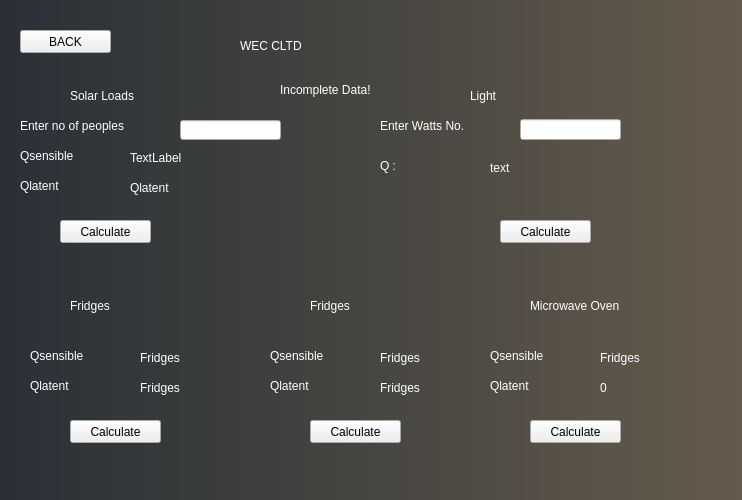
<?xml version="1.0" encoding="UTF-8"?>
<ui version="4.0">
 <class>app</class>
 <widget class="QMainWindow" name="app">
  <property name="geometry">
   <rect>
    <x>0</x>
    <y>0</y>
    <width>742</width>
    <height>500</height>
   </rect>
  </property>
  <property name="minimumSize">
   <size>
    <width>742</width>
    <height>500</height>
   </size>
  </property>
  <property name="maximumSize">
   <size>
    <width>742</width>
    <height>500</height>
   </size>
  </property>
  <property name="windowTitle">
   <string>MainWindow</string>
  </property>
  <property name="styleSheet">
   <string notr="true">background-color:qlineargradient(spread:pad, x1:0, y1:0, x2:1, y2:0, stop:0 rgba(41, 48, 54, 255), stop:1 rgba(101, 91, 76, 255));</string>
  </property>
  <widget class="QWidget" name="centralwidget">
   <widget class="QPushButton" name="cal_1">
    <property name="geometry">
     <rect>
      <x>60</x>
      <y>220</y>
      <width>91</width>
      <height>23</height>
     </rect>
    </property>
    <property name="styleSheet">
     <string notr="true">background:none;
font:  &quot;Tahoma&quot;;
color:black;</string>
    </property>
    <property name="text">
     <string>Calculate</string>
    </property>
   </widget>
   <widget class="QLabel" name="doortypetext">
    <property name="geometry">
     <rect>
      <x>70</x>
      <y>80</y>
      <width>131</width>
      <height>31</height>
     </rect>
    </property>
    <property name="styleSheet">
     <string notr="true">background:none;
font: 10pt &quot;Tahoma&quot;;
color:white;</string>
    </property>
    <property name="text">
     <string>Solar Loads</string>
    </property>
   </widget>
   <widget class="QLabel" name="title">
    <property name="geometry">
     <rect>
      <x>240</x>
      <y>10</y>
      <width>241</width>
      <height>71</height>
     </rect>
    </property>
    <property name="styleSheet">
     <string notr="true">font: 28pt &quot;Helvetica&quot;;
background:none;
color:white;</string>
    </property>
    <property name="text">
     <string>WEC CLTD</string>
    </property>
   </widget>
   <widget class="QPushButton" name="backbutton">
    <property name="geometry">
     <rect>
      <x>20</x>
      <y>30</y>
      <width>91</width>
      <height>23</height>
     </rect>
    </property>
    <property name="styleSheet">
     <string notr="true">background:none;
font:  &quot;Tahoma&quot;;
color:black;</string>
    </property>
    <property name="text">
     <string>BACK</string>
    </property>
   </widget>
   <widget class="QLineEdit" name="people">
    <property name="geometry">
     <rect>
      <x>180</x>
      <y>120</y>
      <width>101</width>
      <height>20</height>
     </rect>
    </property>
    <property name="styleSheet">
     <string notr="true">background:none;
font:  &quot;Tahoma&quot;;
color:black;</string>
    </property>
   </widget>
   <widget class="QLabel" name="rl">
    <property name="geometry">
     <rect>
      <x>130</x>
      <y>150</y>
      <width>55</width>
      <height>16</height>
     </rect>
    </property>
    <property name="styleSheet">
     <string notr="true">background:none;
font: 8pt &quot;Tahoma&quot;;
color:white;</string>
    </property>
    <property name="text">
     <string>TextLabel</string>
    </property>
   </widget>
   <widget class="QLineEdit" name="watt">
    <property name="geometry">
     <rect>
      <x>520</x>
      <y>119</y>
      <width>101</width>
      <height>21</height>
     </rect>
    </property>
    <property name="styleSheet">
     <string notr="true">background:none;
font:  &quot;Tahoma&quot;;
color:black;</string>
    </property>
   </widget>
   <widget class="QLabel" name="doortypetext_2">
    <property name="geometry">
     <rect>
      <x>20</x>
      <y>110</y>
      <width>151</width>
      <height>31</height>
     </rect>
    </property>
    <property name="styleSheet">
     <string notr="true">background:none;
font: 10pt &quot;Tahoma&quot;;
color:white;</string>
    </property>
    <property name="text">
     <string>Enter no of peoples</string>
    </property>
   </widget>
   <widget class="QLabel" name="doortypetext_3">
    <property name="geometry">
     <rect>
      <x>380</x>
      <y>110</y>
      <width>151</width>
      <height>31</height>
     </rect>
    </property>
    <property name="styleSheet">
     <string notr="true">background:none;
font: 10pt &quot;Tahoma&quot;;
color:white;</string>
    </property>
    <property name="text">
     <string>Enter Watts No.</string>
    </property>
   </widget>
   <widget class="QLabel" name="doortypetext_4">
    <property name="geometry">
     <rect>
      <x>20</x>
      <y>140</y>
      <width>131</width>
      <height>31</height>
     </rect>
    </property>
    <property name="styleSheet">
     <string notr="true">background:none;
font: 10pt &quot;Tahoma&quot;;
color:white;</string>
    </property>
    <property name="text">
     <string>Qsensible</string>
    </property>
   </widget>
   <widget class="QLabel" name="rl_2">
    <property name="geometry">
     <rect>
      <x>130</x>
      <y>180</y>
      <width>55</width>
      <height>16</height>
     </rect>
    </property>
    <property name="styleSheet">
     <string notr="true">background:none;
font: 8pt &quot;Tahoma&quot;;
color:white;</string>
    </property>
    <property name="text">
     <string>Qlatent</string>
    </property>
   </widget>
   <widget class="QLabel" name="doortypetext_5">
    <property name="geometry">
     <rect>
      <x>20</x>
      <y>170</y>
      <width>131</width>
      <height>31</height>
     </rect>
    </property>
    <property name="styleSheet">
     <string notr="true">background:none;
font: 10pt &quot;Tahoma&quot;;
color:white;</string>
    </property>
    <property name="text">
     <string>Qlatent</string>
    </property>
   </widget>
   <widget class="QLabel" name="doortypetext_6">
    <property name="geometry">
     <rect>
      <x>380</x>
      <y>150</y>
      <width>131</width>
      <height>31</height>
     </rect>
    </property>
    <property name="styleSheet">
     <string notr="true">background:none;
font: 10pt &quot;Tahoma&quot;;
color:white;</string>
    </property>
    <property name="text">
     <string>Q :</string>
    </property>
   </widget>
   <widget class="QLabel" name="rl_3">
    <property name="geometry">
     <rect>
      <x>490</x>
      <y>160</y>
      <width>55</width>
      <height>16</height>
     </rect>
    </property>
    <property name="styleSheet">
     <string notr="true">background:none;
font: 8pt &quot;Tahoma&quot;;
color:white;</string>
    </property>
    <property name="text">
     <string>text</string>
    </property>
   </widget>
   <widget class="QPushButton" name="cal_2">
    <property name="geometry">
     <rect>
      <x>500</x>
      <y>220</y>
      <width>91</width>
      <height>23</height>
     </rect>
    </property>
    <property name="styleSheet">
     <string notr="true">background:none;
font:  &quot;Tahoma&quot;;
color:black;</string>
    </property>
    <property name="text">
     <string>Calculate</string>
    </property>
   </widget>
   <widget class="QPushButton" name="cal_3">
    <property name="geometry">
     <rect>
      <x>70</x>
      <y>420</y>
      <width>91</width>
      <height>23</height>
     </rect>
    </property>
    <property name="styleSheet">
     <string notr="true">background:none;
font:  &quot;Tahoma&quot;;
color:black;</string>
    </property>
    <property name="text">
     <string>Calculate</string>
    </property>
   </widget>
   <widget class="QLabel" name="doortypetext_7">
    <property name="geometry">
     <rect>
      <x>30</x>
      <y>370</y>
      <width>131</width>
      <height>31</height>
     </rect>
    </property>
    <property name="styleSheet">
     <string notr="true">background:none;
font: 10pt &quot;Tahoma&quot;;
color:white;</string>
    </property>
    <property name="text">
     <string>Qlatent</string>
    </property>
   </widget>
   <widget class="QLabel" name="doortypetext_8">
    <property name="geometry">
     <rect>
      <x>70</x>
      <y>290</y>
      <width>131</width>
      <height>31</height>
     </rect>
    </property>
    <property name="styleSheet">
     <string notr="true">background:none;
font: 10pt &quot;Tahoma&quot;;
color:white;</string>
    </property>
    <property name="text">
     <string>Fridges</string>
    </property>
   </widget>
   <widget class="QLabel" name="rl_4">
    <property name="geometry">
     <rect>
      <x>140</x>
      <y>380</y>
      <width>55</width>
      <height>16</height>
     </rect>
    </property>
    <property name="styleSheet">
     <string notr="true">background:none;
font: 8pt &quot;Tahoma&quot;;
color:white;</string>
    </property>
    <property name="text">
     <string>Fridges</string>
    </property>
   </widget>
   <widget class="QLabel" name="rl_5">
    <property name="geometry">
     <rect>
      <x>140</x>
      <y>350</y>
      <width>55</width>
      <height>16</height>
     </rect>
    </property>
    <property name="styleSheet">
     <string notr="true">background:none;
font: 8pt &quot;Tahoma&quot;;
color:white;</string>
    </property>
    <property name="text">
     <string>Fridges</string>
    </property>
   </widget>
   <widget class="QLabel" name="doortypetext_9">
    <property name="geometry">
     <rect>
      <x>30</x>
      <y>340</y>
      <width>131</width>
      <height>31</height>
     </rect>
    </property>
    <property name="styleSheet">
     <string notr="true">background:none;
font: 10pt &quot;Tahoma&quot;;
color:white;</string>
    </property>
    <property name="text">
     <string>Qsensible</string>
    </property>
   </widget>
   <widget class="QLabel" name="rl_6">
    <property name="geometry">
     <rect>
      <x>380</x>
      <y>380</y>
      <width>55</width>
      <height>16</height>
     </rect>
    </property>
    <property name="styleSheet">
     <string notr="true">background:none;
font: 8pt &quot;Tahoma&quot;;
color:white;</string>
    </property>
    <property name="text">
     <string>Fridges</string>
    </property>
   </widget>
   <widget class="QLabel" name="rl_7">
    <property name="geometry">
     <rect>
      <x>380</x>
      <y>350</y>
      <width>55</width>
      <height>16</height>
     </rect>
    </property>
    <property name="styleSheet">
     <string notr="true">background:none;
font: 8pt &quot;Tahoma&quot;;
color:white;</string>
    </property>
    <property name="text">
     <string>Fridges</string>
    </property>
   </widget>
   <widget class="QLabel" name="doortypetext_10">
    <property name="geometry">
     <rect>
      <x>310</x>
      <y>290</y>
      <width>131</width>
      <height>31</height>
     </rect>
    </property>
    <property name="styleSheet">
     <string notr="true">background:none;
font: 10pt &quot;Tahoma&quot;;
color:white;</string>
    </property>
    <property name="text">
     <string>Fridges</string>
    </property>
   </widget>
   <widget class="QPushButton" name="cal_4">
    <property name="geometry">
     <rect>
      <x>310</x>
      <y>420</y>
      <width>91</width>
      <height>23</height>
     </rect>
    </property>
    <property name="styleSheet">
     <string notr="true">background:none;
font:  &quot;Tahoma&quot;;
color:black;</string>
    </property>
    <property name="text">
     <string>Calculate</string>
    </property>
   </widget>
   <widget class="QLabel" name="doortypetext_11">
    <property name="geometry">
     <rect>
      <x>270</x>
      <y>340</y>
      <width>131</width>
      <height>31</height>
     </rect>
    </property>
    <property name="styleSheet">
     <string notr="true">background:none;
font: 10pt &quot;Tahoma&quot;;
color:white;</string>
    </property>
    <property name="text">
     <string>Qsensible</string>
    </property>
   </widget>
   <widget class="QLabel" name="doortypetext_12">
    <property name="geometry">
     <rect>
      <x>270</x>
      <y>370</y>
      <width>131</width>
      <height>31</height>
     </rect>
    </property>
    <property name="styleSheet">
     <string notr="true">background:none;
font: 10pt &quot;Tahoma&quot;;
color:white;</string>
    </property>
    <property name="text">
     <string>Qlatent</string>
    </property>
   </widget>
   <widget class="QLabel" name="rl_8">
    <property name="geometry">
     <rect>
      <x>600</x>
      <y>380</y>
      <width>55</width>
      <height>16</height>
     </rect>
    </property>
    <property name="styleSheet">
     <string notr="true">background:none;
font: 8pt &quot;Tahoma&quot;;
color:white;</string>
    </property>
    <property name="text">
     <string>0</string>
    </property>
   </widget>
   <widget class="QPushButton" name="cal_5">
    <property name="geometry">
     <rect>
      <x>530</x>
      <y>420</y>
      <width>91</width>
      <height>23</height>
     </rect>
    </property>
    <property name="styleSheet">
     <string notr="true">background:none;
font:  &quot;Tahoma&quot;;
color:black;</string>
    </property>
    <property name="text">
     <string>Calculate</string>
    </property>
   </widget>
   <widget class="QLabel" name="doortypetext_13">
    <property name="geometry">
     <rect>
      <x>490</x>
      <y>340</y>
      <width>131</width>
      <height>31</height>
     </rect>
    </property>
    <property name="styleSheet">
     <string notr="true">background:none;
font: 10pt &quot;Tahoma&quot;;
color:white;</string>
    </property>
    <property name="text">
     <string>Qsensible</string>
    </property>
   </widget>
   <widget class="QLabel" name="doortypetext_14">
    <property name="geometry">
     <rect>
      <x>490</x>
      <y>370</y>
      <width>131</width>
      <height>31</height>
     </rect>
    </property>
    <property name="styleSheet">
     <string notr="true">background:none;
font: 10pt &quot;Tahoma&quot;;
color:white;</string>
    </property>
    <property name="text">
     <string>Qlatent</string>
    </property>
   </widget>
   <widget class="QLabel" name="rl_9">
    <property name="geometry">
     <rect>
      <x>600</x>
      <y>350</y>
      <width>55</width>
      <height>16</height>
     </rect>
    </property>
    <property name="styleSheet">
     <string notr="true">background:none;
font: 8pt &quot;Tahoma&quot;;
color:white;</string>
    </property>
    <property name="text">
     <string>Fridges</string>
    </property>
   </widget>
   <widget class="QLabel" name="doortypetext_15">
    <property name="geometry">
     <rect>
      <x>530</x>
      <y>290</y>
      <width>131</width>
      <height>31</height>
     </rect>
    </property>
    <property name="styleSheet">
     <string notr="true">background:none;
font: 10pt &quot;Tahoma&quot;;
color:white;</string>
    </property>
    <property name="text">
     <string>Microwave Oven</string>
    </property>
   </widget>
   <widget class="QLabel" name="doortypetext_16">
    <property name="geometry">
     <rect>
      <x>470</x>
      <y>80</y>
      <width>131</width>
      <height>31</height>
     </rect>
    </property>
    <property name="styleSheet">
     <string notr="true">background:none;
font: 10pt &quot;Tahoma&quot;;
color:white;</string>
    </property>
    <property name="text">
     <string>Light</string>
    </property>
   </widget>
   <widget class="QLabel" name="incdata">
    <property name="geometry">
     <rect>
      <x>280</x>
      <y>80</y>
      <width>121</width>
      <height>20</height>
     </rect>
    </property>
    <property name="font">
     <font>
      <pointsize>9</pointsize>
      <weight>50</weight>
      <bold>false</bold>
     </font>
    </property>
    <property name="styleSheet">
     <string notr="true">color:white;background-color:transparent;</string>
    </property>
    <property name="text">
     <string>Incomplete Data!</string>
    </property>
   </widget>
  </widget>
 </widget>
 <resources/>
 <connections/>
</ui>
